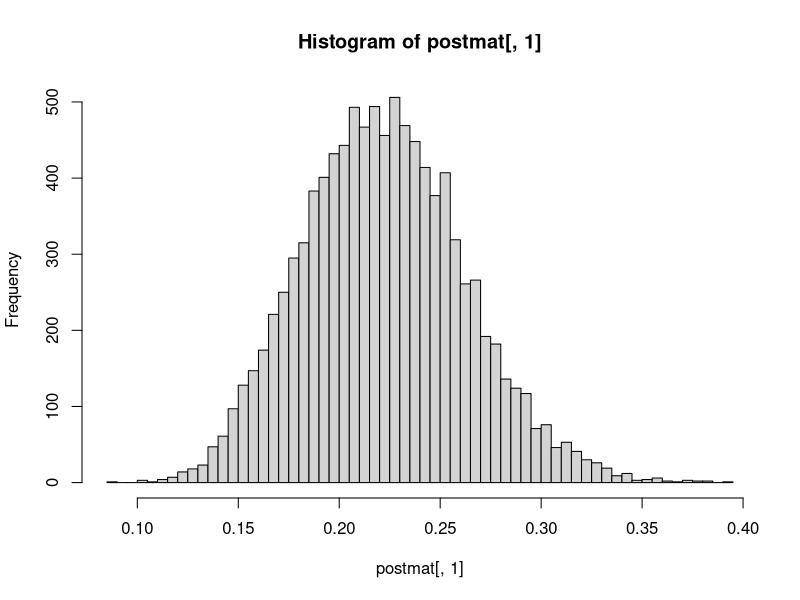
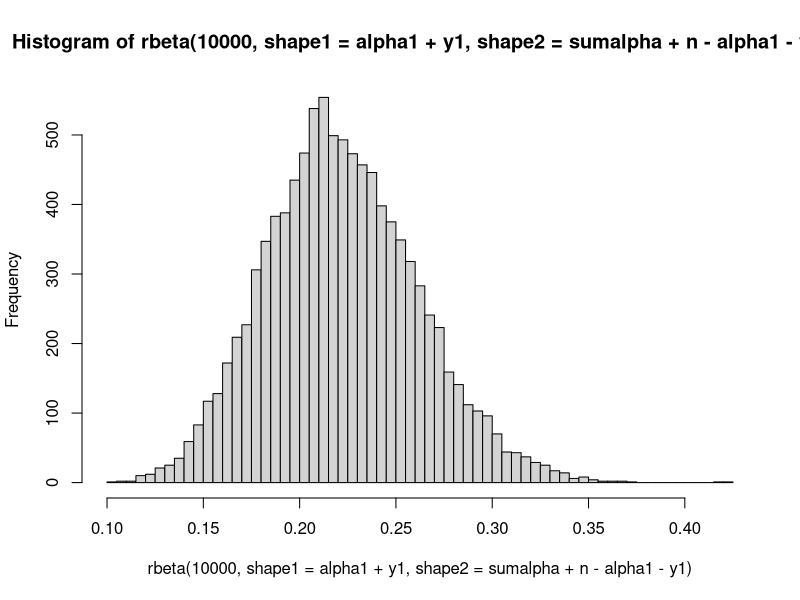

Recreate these plots in R, in order.
rm(list = ls())

# load the MCMC package
library(MCMCpack)

# Data: 8 options for energy choice
y1 = 23
y2 = 27
y3 = 9
y4 = 6
y5 = 12
y6 = 13
y7 = 2
y8 = 8

n=(y1+y2+y3+y4+y5+y6+y7+y8)

# Hyperparameters
# Set them to all be small numbers since we want the "prior sample size" to be small
alpha1 = 1
alpha2 = 1
alpha3 = 1
alpha4 = 1
alpha5 = 1
alpha6 = 1
alpha7 = 1
alpha8 = 1

sumalpha=(alpha1+alpha2+alpha3+alpha4+alpha5+alpha6+alpha7+alpha8)

# Get 10,000 draws from the posterior for each of the probabilities 
# Save them in a 10000 x 8 matrix posterior matrix
total<-10000

post1<-alpha1+y1
post2<-alpha2+y2
post3<-alpha3+y3
post4<-alpha4+y4
post5<-alpha5+y5
post6<-alpha6+y6
post7<-alpha7+y7
post8<-alpha8+y8

postmat<-rdirichlet(total,c(post1,post2,post3,post4,post5,post6,post7,post8))

# First, it's nice to check that, for each draw, the posterior probabilities add to 1
rowSums(postmat)

# Histograms (just look at the first probability, for example)
hist(postmat[,1],breaks=50)

# Notice that this histogram looks like a beta distribution
# It is a beta distriubtion. As it turns out, it's beta (alpha1+y1, sumalpha+n-(alpha1+y1))
hist(rbeta(10000,shape1=alpha1+y1,shape2=sumalpha+n-alpha1-y1),breaks=50)

# Means of the posterior draws for the eight probability
colMeans(postmat)

# Compare these to the relative frequency of the eight options in the data
c(y1/n,y2/n,y3/n,y4/n,y5/n,y6/n,y7/n,y8/n)

############################################################################
# What would happen if we used a very informative prior?
alpha1 = 100
alpha2 = 100
alpha3 = 100
alpha4 = 100
alpha5 = 100
alpha6 = 100
alpha7 = 100
alpha8 = 100

post1<-alpha1+y1
post2<-alpha2+y2
post3<-alpha3+y3
post4<-alpha4+y4
post5<-alpha5+y5
post6<-alpha6+y6
post7<-alpha7+y7
post8<-alpha8+y8

# Re-do the posterior draws
postmat2<-rdirichlet(total,c(post1,post2,post3,post4,post5,post6,post7,post8))

# How do the means of the posterior draws compare to the relative frequencies?
# Poorly
colMeans(postmat2)
c(y1/n,y2/n,y3/n,y4/n,y5/n,y6/n,y7/n,y8/n)
